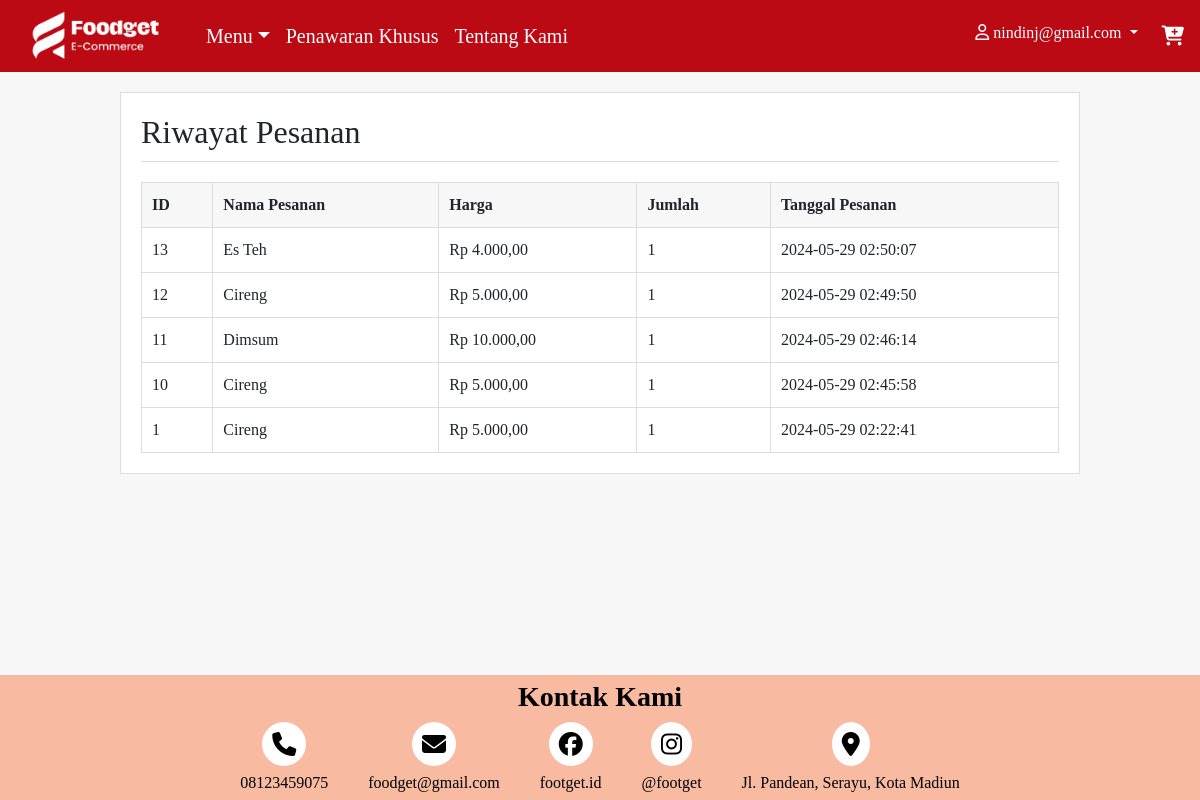
The app's page /riwayatPesanan.php (signed in) with its own data.
### tables this page shows
CREATE TABLE `orders` (
  `id` int(11) NOT NULL,
  `user_id` int(11) DEFAULT NULL,
  `item_name` varchar(100) DEFAULT NULL,
  `item_price` decimal(10,2) DEFAULT NULL,
  `quantity` int(11) DEFAULT NULL,
  `order_date` timestamp NOT NULL DEFAULT current_timestamp()
);

### src/riwayatPesanan.php (the view, shortened to what this page needs)
<?php
include 'koneksiDB.php';
$user_id = $_SESSION['user_id'];
$sql = "SELECT * FROM orders WHERE user_id = '$user_id' ORDER BY id DESC";
$result = $conn->query($sql);
function formatRupiah($number){
    return 'Rp ' . number_format($number, 2, ',', '.');
}
?>
<!DOCTYPE html>
<html lang="en">
<head>
    <link rel="stylesheet" href="../vendor/twbs/bootstrap/dist/css/bootstrap.min.css">
    <?php include '../assets-templates/header.php'; ?>
</head>
<body>
    <div class="container order-history">
        <h2>Riwayat Pesanan</h2>
        <table>
            <thead>
                <tr>
                    <th>ID</th>
                    <th>Nama Pesanan</th>
                    <th>Harga</th>
                    <th>Jumlah</th>
                    <th>Tanggal Pesanan</th>
                </tr>
            </thead>
            <tbody>
                <?php if ($result->num_rows > 0): ?>
                    <?php while ($row = $result->fetch_assoc()): ?>
                        <tr>
                            <td><?= $row['id']; ?></td>
                            <td><?= $row['item_name']; ?></td>
                            <td><?= formatRupiah($row['item_price']); ?></td>
                            <td><?= $row['quantity']; ?></td>
                            <td><?= $row['order_date']; ?></td>
                        </tr>
                    <?php endwhile; ?>
                <?php else: ?>
                    <tr>
                        <td colspan="5">Tidak ada pesanan.</td>
                    </tr>
                <?php endif; ?>
            </tbody>
        </table>
    </div>
    <?php include '../assets-templates/footer.php'; ?>
</body>
</html>

### assets-templates/header.php (shortened to what this page needs)
<!DOCTYPE html>
<html lang="en">
<head>
  <link
    rel="stylesheet"
    href="../vendor/twbs/bootstrap/dist/css/bootstrap.min.css"
  />
</head>
<body>
  <nav class="navbar navbar-expand navbar-dark custom-bg">
    <a class="navbar-brand px-3" href="../src/index.php">
      <img src="../assets-templates/img/logo.png" alt="Logo" class="logo">
    </a>
    <div class="navbar-nav w-100">
      <ul class="navbar-nav mr-auto">
        <li class="nav-item">
          <div class="btn-group">
            <button type="button" class="nav-link btn dropdown-toggle dropdown-toggle-split font" data-bs-toggle="dropdown" aria-expanded="false">
              Menu
            </button>
          </div>
        </li>
        <li class="nav-item">
          <a class="nav-link font" href="../src/promo.php">Penawaran Khusus</a>
        </li>
        <li class="nav-item nav-font">
          <a class="nav-link font" href="../src/TentangKami.php">Tentang Kami</a>
        </li>
      </ul>
      <ul class="navbar-nav ms-auto">
        <?php if (isset($_SESSION['loggedin']) && $_SESSION['loggedin'] === true): ?>
          <li class="nav-item dropdown custom-dropdown">
            <a class="nav-link dropdown-toggle font cutom-font" href="#" id="navbarDropdown" role="button" data-bs-toggle="dropdown" aria-expanded="false">
              <i class="fa-regular fa-user"></i> <?= htmlspecialchars($_SESSION['email']) ?>
            </a>
          </li>
        <?php endif; ?>
        <li class="nav-item nav-font">
          <a class="nav-link font px-3" href="keranjang.php"><i class="fas fa-cart-plus"></i></a>
        </li>
      </ul>
    </div>
  </nav>
</body>
</html>

### assets-templates/footer.php (shortened to what this page needs)
<!DOCTYPE html>
<html lang="en">
<head>
</head>
<body>
    <footer>
        <h3 class="footer-heading">Kontak Kami</h3>
        <div class="footer-content">
            <div>
                <i class="fa-solid fa-phone"></i>
                <span>08123459075</span>
            </div>
            <div>
                <i class="fa-solid fa-envelope"></i>
                <span>foodget@gmail.com</span>
            </div>
            <div>
                <i class="fa-brands fa-facebook"></i>
                <span>footget.id</span>
            </div>
            <div>
                <i class="fa-brands fa-instagram"></i>
                <span>@footget</span>
            </div>
            <div>
                <i class="fa-solid fa-location-dot"></i>
                <span>Jl. Pandean, Serayu, Kota Madiun</span>
            </div>
    </footer>
</body>
</html>

### assets-templates/header.php (style rules this page uses)
.logo { width: 150px; }
.custom-bg { background-color: #bb0a13; height: 72px; }
.font { color: white; font-size: clamp(16px, 2vw, 20px); }
.custom-dropdown .dropdown-toggle { font-size: 16px; color: white; }

### src/riwayatPesanan.php (style rules this page uses)
body { font-family: Arial, sans-serif; background-color: #f7f7f7; margin: 0; padding: 0; }
.container { margin: 20px auto; padding: 20px; background-color: white; border: 1px solid #ddd; width: 80%; }
.order-history h2 { border-bottom: 1px solid #ddd; padding-bottom: 10px; margin-bottom: 20px; }
.order-history table { width: 100%; border-collapse: collapse; }
.order-history table, th, td { border: 1px solid #ddd; padding: 10px; }
.order-history th { background-color: #f7f7f7; text-align: left; }

### assets-templates/footer.php (style rules this page uses)
body { margin: 0; font-family: 'Times New Roman', Times, serif; display: flex; flex-direction: column; min-height: 100vh; }
footer { background-color: #f8baa1; color: #000; padding: 5px 5px; text-align: center; margin-top: auto; }
.footer-content { display: flex; flex-direction: column; align-items: center; }
.footer-content div { display: flex; flex-direction: column; align-items: center; margin: 10px; }
.footer-content i { background-color: white; border-radius: 50%; padding: 10px; font-size: 24px; margin-bottom: 5px; }
.footer-heading { font-weight: bold; }
@media (min-width: 768px) { .footer-content { flex-direction: row; justify-content: center; } }
@media (min-width: 768px) { .footer-content div { margin: 0 20px; } }

### records on screen
orders: id "13", item_name "Es Teh", item_price "Rp 4.000,00", quantity "1", order_date "2024-05-29 02:50:07"
orders: id "12", item_name "Cireng", item_price "Rp 5.000,00", quantity "1", order_date "2024-05-29 02:49:50"
orders: id "11", item_name "Dimsum", item_price "Rp 10.000,00", quantity "1", order_date "2024-05-29 02:46:14"
orders: id "10", item_name "Cireng", item_price "Rp 5.000,00", quantity "1", order_date "2024-05-29 02:45:58"
orders: id "1", item_name "Cireng", item_price "Rp 5.000,00", quantity "1", order_date "2024-05-29 02:22:41"

### other values on screen
$_SESSION['email'] "nindinj@gmail.com"
